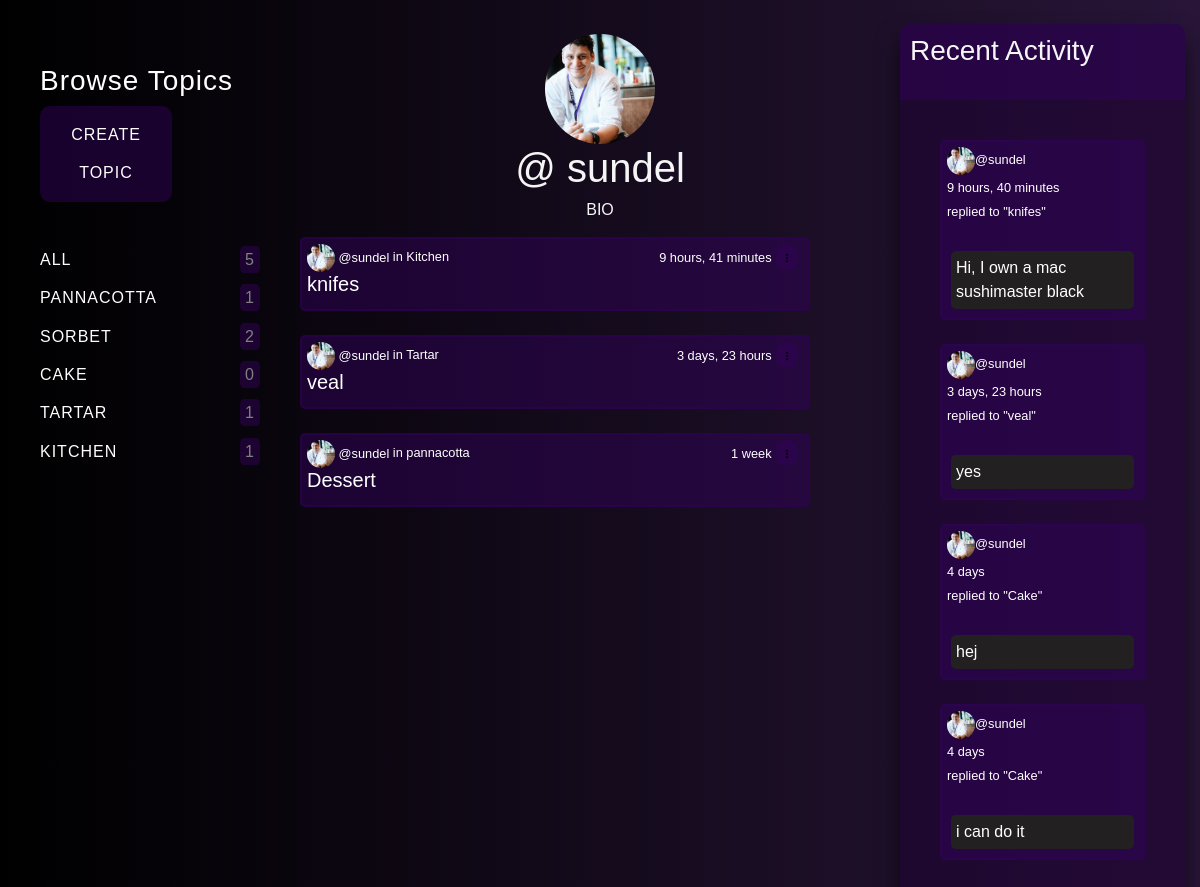
The app's page /profile/1/, older data.
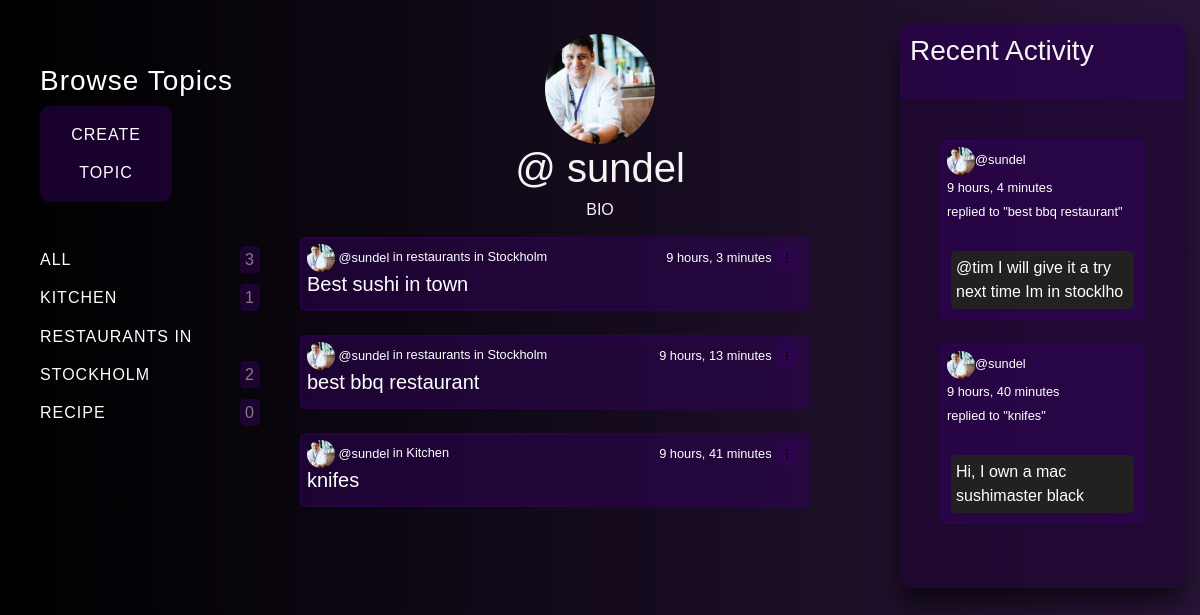
The same page, newer data.
### base/models.py (models this page shows, shortened)
class Topic(models.Model):
    name = models.CharField(max_length=200)

class Room(models.Model):
    host = models.ForeignKey(User, on_delete=models.SET_NULL, null=True)
    topic = models.ForeignKey(Topic, on_delete=models.SET_NULL, null=True)
    name = models.CharField(max_length=200)
    description = models.TextField(null=True, blank=True)
    participants = models.ManyToManyField(User, related_name='participants', blank=True)
    updated = models.DateTimeField(auto_now=True)
    created = models.DateTimeField(auto_now_add=True)
    class Meta:
        ordering = ['-updated', '-created']
    def __str__(self):
        return self.name

class Message(models.Model):
    user = models.ForeignKey(User, on_delete=models.CASCADE)
    room = models.ForeignKey(Room, on_delete=models.CASCADE)
    body = models.TextField()
    updated = models.DateTimeField(auto_now=True)
    created = models.DateTimeField(auto_now_add=True)
    class Meta:
        ordering = ['-updated', '-created']
    def __str__(self):
        return self.body[0:50]

### base/views.py (the view)
# urls.py: path('profile/<str:pk>/', views.userProfile, name='user-profile'),
def userProfile(request, pk):
    user = User.objects.get(id=pk)
    rooms = user.room_set.all()
    room_messages = user.message_set.all()
    topics = Topic.objects.all()
    context = {'user': user, 'rooms': rooms,
               'room_messages': room_messages, 'topics': topics}
    return render(request, 'base/profile.html', context)

### base/templates/base/profile.html (shortened to what this page needs)
{% extends "base.html" %}
{% load static %}
{% block content %}
<div class="profile-container">
    <div>
        {% include 'base/topics_component.html' %}
    </div>
    <div>
        <div class="profile-bio">
            <img class="profile-img" src="/./media/profile.jpg" alt="">
            <h1 style="color: whitesmoke;">@ {{user.username}}</h1>
            <H6 style="color: whitesmoke;">BIO</H6>
        </div>
        {% include 'base/feed_component.html' %}
    </div>
    <div>
        {% include 'base/activity_component.html' %}
    </div>
</div>
{% endblock %}

### templates/base.html (shortened to what this page needs)
{% load static %}
<!doctype html>
<html lang="en">
<head>
  {% block corecss %}
  <link rel="stylesheet" href="https://stackpath.bootstrapcdn.com/bootstrap/4.4.1/css/bootstrap.min.css"
>
  <link type="text/css" rel="stylesheet" href="{% static '/css/base.css' %}">
  {% endblock %}
  {% include 'navbar.html' %}
  <main>
    {% block content %}
    {% endblock %}
  </main>
  </body>
</html>

### templates/navbar.html (shortened to what this page needs)
<br>

### base/templates/base/topics_component.html
<div class="topic-feed">
    <h3>Browse Topics</h3>
    <div class="create-btn">
        <a href="{% url 'create-topic' %}">Create topic</a>
    </div>
    <br>
    <div>
        <a href="{% url 'home' %}">All <div class="count-div"><span>{{topics.count}}</span></div></a>
    </div>
    {% for topic in topics %}
    <div>
        <a href="{% url 'home' %}?q={{topic.name}}">{{topic.name}} <div class="count-div"><span>{{topic.room_set.all.count}}</span></div></a>
    </div>
    {% endfor %}
</div>

### base/templates/base/feed_component.html (shortened to what this page needs)
<div class="feed-feed">
    {% for room in rooms %}
    <div class="feed-wrapper">
        <small><a href="{% url 'user-profile' room.host.id %}"><img class="profile-img" src="/./media/profile.jpg" alt="" style="width: 28px; height: 28px;"> @{{room.host.username}}</a></small><small> in {{ room.topic.name }}</small>
        <div class="delete-btn-">
            <small>{{room.created|timesince}}</small>
            <div class="dropdown">
                <button class="dropbtn1" style="color: white;"><img class="profile-img" src="/./media/dots.png" alt="" style="width: 10px; height: 10px;"></button>
            </div>
        </div>
        <h5><a href="{% url 'room' room.id %}">{{room.name}}</a></h5>
    </div>
    <br>
    {% endfor %}
</div>

### base/templates/base/activity_component.html (shortened to what this page needs)
<div class="activity-feed">
    <div class="activity-feed-header">
        <h3 >Recent Activity</h3>
        <br>
    </div>
    <div class="comment-fieald-wrapper">
        {% for message in room_messages %}
        <div class="comment-wrapper">
            <small><a href="{% url 'user-profile' message.user.id %}"><img class="profile-img" src="/./media/profile.jpg" alt="" style="width: 28px; height: 28px;">@{{message.user}}</a>
            </small>
            <br>
            <small>{{message.created|timesince}}</small>
            <br>
            <small>replied to "{{message.room}}"</small>
            <br>
            <br>
            <p class="comment-field">{{message}}</p>
        </div>
        <br>
        {% endfor %}
    </div>
</div>

### static/css/base.css (style rules this page uses)
html { height: 100%; }
.dropdown { position: relative; display: inline-block; }
.home-container, .profile-container { display: grid; grid-template-columns: 1fr 2fr 1fr; }
a { text-decoration: none; color: hsl(0, 0%, 100%); }
.activity-feed, .feed-feed, .topic-feed, .participants-feed hr { color: #fff; }
.dropbtn1 { background-color: rgba(49, 2, 88, 0.5); border: 2px solid rgba(49, 2, 88, 0.5); border-radius: 10px; color: white; font-size: 16px; border: none; }
.topic-feed { letter-spacing: 1px; line-height: 2.4; width: 100%; padding: 40px; }
.topic-feed a { text-transform: uppercase; }
.topic-feed span { color: grey; text-decoration: none; border: none; padding: 5px; background-color: rgba(49, 2, 88, 0.5); border-radius: 20%; height: 1px; }
.create-btn { background-color: rgba(49, 2, 88, 0.5); color: white; padding: 16px; font-size: 16px; border: none; width: 60%; padding: 10px; text-align: center; border-radius: 10px; }
.count-div { float: right; }
.activity-feed, .participants-feed { width: 95%; background: rgba(30, 1, 53, 0.5); box-sizing: border-box; box-shadow: 0 15px 25px rgba(0, 0, 0, .6); border: none; border-radius: 10px; }
.activity-feed-header, .participants-feed-header { background-color: rgba(49, 2, 88, 0.5); margin: 0; color: whitesmoke; padding-top: 10px; padding-left: 10px; border: none; border-top-left-radius: 10px; border-top-right-radius: 10px; }
.comment-fieald-wrapper { padding: 40px; }
.comment-wrapper { padding: 5px; border-radius: 5px; background-color: rgba(49, 2, 88, 0.5); border: 2px solid rgba(49, 2, 88, 0.5); }
.comment-field { background-color: rgb(34, 32, 32); padding: 5px; margin: 4px; border-radius: 5px; }
.delete-btn- { float: right; padding-right: 5px; }
.feed-feed { width: 85%; border: none; border-radius: 10px; }
.feed-wrapper { padding: 5px; border-radius: 5px; background-color: rgba(49, 2, 88, 0.5); border: 2px solid rgba(49, 2, 88, 0.5); }
.profile-bio { margin: auto; padding: 10px; text-align: center; }
.profile-img { height: 110px; width: 110px; border-radius: 50%; }

Row changes from the older to the newer data that the page shows:
removed Topic: name "PANNACOTTA", room_set.all.count "1"
removed Topic: name "SORBET", room_set.all.count "2"
removed Topic: name "CAKE", room_set.all.count "0"
removed Topic: name "TARTAR", room_set.all.count "1"
removed Room: host.username "sundel", topic.name "Tartar", created "3 days, 23 hours", name "veal"
removed Room: host.username "sundel", topic.name "pannacotta", created "1 week", name "Dessert"
removed Message: user "sundel", created "3 days, 23 hours", room "veal", body "yes"
removed Message: user "sundel", created "4 days", room "Cake", body "hej"
removed Message: user "sundel", created "4 days", room "Cake", body "i can do it"
added Topic: name "RESTAURANTS IN STOCKHOLM", room_set.all.count "2"
added Topic: name "RECIPE", room_set.all.count "0"
added Room: host.username "sundel", topic.name "restaurants in Stockholm", created "9 hours, 3 minutes", name "Best sushi in town"
added Room: host.username "sundel", topic.name "restaurants in Stockholm", created "9 hours, 13 minutes", name "best bbq restaurant"
added Message: user "sundel", created "9 hours, 4 minutes", room "best bbq restaurant", body "@tim I will give it a try next time Im in stocklho"
Text that changed along with them:
{{ topics.count }}: "5" → "3"
